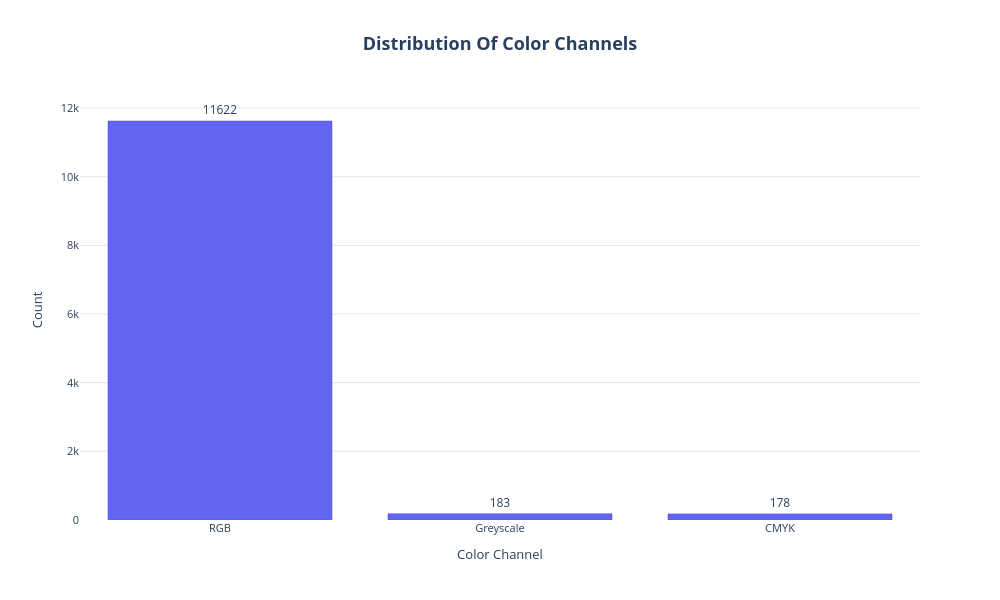

The notebook cell this image was saved under:
### Code cell
plot_color_chanels_counts(metadata)

### Figure 1 — Plotly figure (JSON) as saved in the notebook; plotly's stock layout.template omitted (floating-point values rounded to 4 significant figures)
{"data": [{"customdata": [96.99, 1.527, 1.485], "hovertemplate": "<b>%{x}</b><br>Images: %{y}<br>Percentage: %{customdata:.2f}%<extra></extra>", "marker": {"color": "#6366f1", "line": {"color": "#4f46e5", "width": 0.5}}, "text": [11620.0, 183.0, 178.0], "textfont": {"size": 12}, "textposition": "outside", "type": "bar", "x": ["RGB", "Greyscale", "CMYK"], "y": [11622, 183, 178]}], "layout": {"font": {"size": 11}, "height": 600, "paper_bgcolor": "white", "plot_bgcolor": "white", "showlegend": false, "title": {"font": {"size": 18}, "text": "<b>Distribution Of Color Channels</b>", "x": 0.5, "xanchor": "center"}, "width": 1000, "xaxis": {"showgrid": false, "tickfont": {"size": 11}, "title": {"text": "Color Channel"}}, "yaxis": {"gridcolor": "#e5e7eb", "gridwidth": 1, "showgrid": true, "title": {"text": "Count"}}}}
